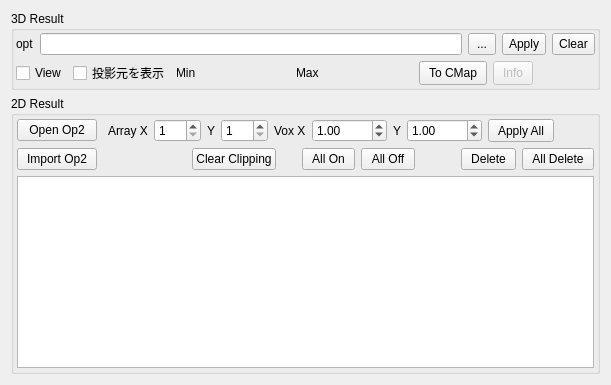
             <widget class="QWidget" name="tab">
              <attribute name="title">
               <string>Data</string>
              </attribute>
              <layout class="QGridLayout" name="gridLayout_39">
               <item row="1" column="0">
                <widget class="QGroupBox" name="groupBox_7">
                 <property name="title">
                  <string>2D Result</string>
                 </property>
                 <layout class="QGridLayout" name="gridLayout_42">
                  <property name="leftMargin">
                   <number>2</number>
                  </property>
                  <property name="topMargin">
                   <number>2</number>
                  </property>
                  <property name="rightMargin">
                   <number>2</number>
                  </property>
                  <property name="bottomMargin">
                   <number>2</number>
                  </property>
                  <item row="0" column="0">
                   <layout class="QGridLayout" name="gridLayout_40">
                    <property name="leftMargin">
                     <number>1</number>
                    </property>
                    <property name="topMargin">
                     <number>1</number>
                    </property>
                    <property name="rightMargin">
                     <number>1</number>
                    </property>
                    <property name="bottomMargin">
                     <number>1</number>
                    </property>
                    <item row="1" column="0" colspan="3">
                     <layout class="QHBoxLayout" name="horizontalLayout_37">
                      <property name="sizeConstraint">
                       <enum>QLayout::SetDefaultConstraint</enum>
                      </property>
                      <item>
                       <widget class="QPushButton" name="pushButton_result3d_import_op2">
                        <property name="text">
                         <string>Import Op2</string>
                        </property>
                       </widget>
                      </item>
                      <item>
                       <spacer name="horizontalSpacer_39">
                        <property name="orientation">
                         <enum>Qt::Horizontal</enum>
                        </property>
                        <property name="sizeHint" stdset="0">
                         <size>
                          <width>40</width>
                          <height>20</height>
                         </size>
                        </property>
                       </spacer>
                      </item>
                      <item>
                       <widget class="QPushButton" name="pushButton_result3d_clear_clipping">
                        <property name="text">
                         <string>Clear Clipping</string>
                        </property>
                       </widget>
                      </item>
                      <item>
                       <spacer name="horizontalSpacer_46">
                        <property name="orientation">
                         <enum>Qt::Horizontal</enum>
                        </property>
                        <property name="sizeType">
                         <enum>QSizePolicy::Fixed</enum>
                        </property>
                        <property name="sizeHint" stdset="0">
                         <size>
                          <width>20</width>
                          <height>20</height>
                         </size>
                        </property>
                       </spacer>
                      </item>
                      <item>
                       <widget class="QPushButton" name="pushButton_result3d_op2_all_on">
                        <property name="sizePolicy">
                         <sizepolicy hsizetype="Fixed" vsizetype="Preferred">
                          <horstretch>0</horstretch>
                          <verstretch>0</verstretch>
                         </sizepolicy>
                        </property>
                        <property name="styleSheet">
                         <string notr="true">padding-left: 9px; padding-right: 9px</string>
                        </property>
                        <property name="text">
                         <string>All On</string>
                        </property>
                       </widget>
                      </item>
                      <item>
                       <widget class="QPushButton" name="pushButton_result3d_op2_all_off">
                        <property name="sizePolicy">
                         <sizepolicy hsizetype="Fixed" vsizetype="Preferred">
                          <horstretch>0</horstretch>
                          <verstretch>0</verstretch>
                         </sizepolicy>
                        </property>
                        <property name="styleSheet">
                         <string notr="true">padding-left: 9px; padding-right: 9px</string>
                        </property>
                        <property name="text">
                         <string>All Off</string>
                        </property>
                       </widget>
                      </item>
                      <item>
                       <spacer name="horizontalSpacer_40">
                        <property name="orientation">
                         <enum>Qt::Horizontal</enum>
                        </property>
                        <property name="sizeType">
                         <enum>QSizePolicy::Fixed</enum>
                        </property>
                        <property name="sizeHint" stdset="0">
                         <size>
                          <width>40</width>
                          <height>20</height>
                         </size>
                        </property>
                       </spacer>
                      </item>
                      <item>
                       <widget class="QPushButton" name="pushButton_result3d_op2_delete">
                        <property name="sizePolicy">
                         <sizepolicy hsizetype="Minimum" vsizetype="Preferred">
                          <horstretch>0</horstretch>
                          <verstretch>0</verstretch>
                         </sizepolicy>
                        </property>
                        <property name="styleSheet">
                         <string notr="true">padding-left: 9px; padding-right: 9px</string>
                        </property>
                        <property name="text">
                         <string>Delete</string>
                        </property>
                       </widget>
                      </item>
                      <item>
                       <widget class="QPushButton" name="pushButton_result3d_op2_all_clear">
                        <property name="sizePolicy">
                         <sizepolicy hsizetype="Fixed" vsizetype="Preferred">
                          <horstretch>0</horstretch>
                          <verstretch>0</verstretch>
                         </sizepolicy>
                        </property>
                        <property name="styleSheet">
                         <string notr="true">padding-left: 9px; padding-right: 9px</string>
                        </property>
                        <property name="text">
                         <string>All Delete</string>
                        </property>
                       </widget>
                      </item>
                     </layout>
                    </item>
                    <item row="2" column="0" rowspan="3" colspan="3">
                     <widget class="CustomTableWidget" name="tableWidget_result3d_op2_list">
                      <property name="sizePolicy">
                       <sizepolicy hsizetype="Expanding" vsizetype="Expanding">
                        <horstretch>0</horstretch>
                        <verstretch>1</verstretch>
                       </sizepolicy>
                      </property>
                     </widget>
                    </item>
                    <item row="0" column="0" colspan="3">
                     <layout class="QHBoxLayout" name="horizontalLayout_31">
                      <property name="sizeConstraint">
                       <enum>QLayout::SetDefaultConstraint</enum>
                      </property>
                      <item>
                       <widget class="QPushButton" name="pushButton_result3d_open_op2">
                        <property name="text">
                         <string>Open Op2</string>
                        </property>
                       </widget>
                      </item>
                      <item>
                       <spacer name="horizontalSpacer_30">
                        <property name="orientation">
                         <enum>Qt::Horizontal</enum>
                        </property>
                        <property name="sizeType">
                         <enum>QSizePolicy::Fixed</enum>
                        </property>
                        <property name="sizeHint" stdset="0">
                         <size>
                          <width>5</width>
                          <height>20</height>
                         </size>
                        </property>
                       </spacer>
                      </item>
                      <item>
                       <widget class="QLabel" name="label_69">
                        <property name="text">
                         <string>Array X</string>
                        </property>
                       </widget>
                      </item>
                      <item>
                       <widget class="QSpinBox" name="spinBox_result3d_array_x">
                        <property name="minimum">
                         <number>1</number>
                        </property>
                        <property name="maximum">
                         <number>999</number>
                        </property>
                       </widget>
                      </item>
                      <item>
                       <widget class="QLabel" name="label_70">
                        <property name="text">
                         <string>Y</string>
                        </property>
                       </widget>
                      </item>
                      <item>
                       <widget class="QSpinBox" name="spinBox_result3d_array_y">
                        <property name="minimum">
                         <number>1</number>
                        </property>
                        <property name="maximum">
                         <number>999</number>
                        </property>
                       </widget>
                      </item>
                      <item>
                       <widget class="QLabel" name="label_71">
                        <property name="text">
                         <string>Vox X</string>
                        </property>
                       </widget>
                      </item>
                      <item>
                       <widget class="QDoubleSpinBox" name="doubleSpinBox_result3d_voxel_size_x">
                        <property name="sizePolicy">
                         <sizepolicy hsizetype="Minimum" vsizetype="Fixed">
                          <horstretch>0</horstretch>
                          <verstretch>0</verstretch>
                         </sizepolicy>
                        </property>
                        <property name="minimumSize">
                         <size>
                          <width>0</width>
                          <height>0</height>
                         </size>
                        </property>
                        <property name="maximumSize">
                         <size>
                          <width>75</width>
                          <height>16777215</height>
                         </size>
                        </property>
                        <property name="maximum">
                         <double>99999999.989999994635582</double>
                        </property>
                        <property name="value">
                         <double>1.000000000000000</double>
                        </property>
                       </widget>
                      </item>
                      <item>
                       <widget class="QLabel" name="label_72">
                        <property name="text">
                         <string>Y</string>
                        </property>
                       </widget>
                      </item>
                      <item>
                       <widget class="QDoubleSpinBox" name="doubleSpinBox_result3d_voxel_size_y">
                        <property name="sizePolicy">
                         <sizepolicy hsizetype="Minimum" vsizetype="Fixed">
                          <horstretch>0</horstretch>
                          <verstretch>0</verstretch>
                         </sizepolicy>
                        </property>
                        <property name="maximumSize">
                         <size>
                          <width>75</width>
                          <height>16777215</height>
                         </size>
                        </property>
                        <property name="minimum">
                         <double>0.000000000000000</double>
                        </property>
                        <property name="maximum">
                         <double>99999999.989999994635582</double>
                        </property>
                        <property name="value">
                         <double>1.000000000000000</double>
                        </property>
                       </widget>
                      </item>
                      <item>
                       <widget class="QPushButton" name="pushButton_result3d_op2_array_all_apply">
                        <property name="sizePolicy">
                         <sizepolicy hsizetype="Minimum" vsizetype="Preferred">
                          <horstretch>0</horstretch>
                          <verstretch>0</verstretch>
                         </sizepolicy>
                        </property>
                        <property name="styleSheet">
                         <string notr="true">padding-left: 9px; padding-right: 9px</string>
                        </property>
                        <property name="text">
                         <string>Apply All</string>
                        </property>
                       </widget>
                      </item>
                      <item>
                       <spacer name="horizontalSpacer">
                        <property name="orientation">
                         <enum>Qt::Horizontal</enum>
                        </property>
                        <property name="sizeHint" stdset="0">
                         <size>
                          <width>40</width>
                          <height>20</height>
                         </size>
                        </property>
                       </spacer>
                      </item>
                     </layout>
                    </item>
                   </layout>
                  </item>
                 </layout>
                </widget>
               </item>
               <item row="0" column="0">
                <widget class="QGroupBox" name="groupBox_6">
                 <property name="title">
                  <string>3D Result</string>
                 </property>
                 <layout class="QGridLayout" name="gridLayout_37">
                  <property name="leftMargin">
                   <number>2</number>
                  </property>
                  <property name="topMargin">
                   <number>2</number>
                  </property>
                  <property name="rightMargin">
                   <number>2</number>
                  </property>
                  <property name="bottomMargin">
                   <number>2</number>
                  </property>
                  <item row="0" column="0">
                   <layout class="QGridLayout" name="gridLayout_34">
                    <property name="rightMargin">
                     <number>0</number>
                    </property>
                    <item row="0" column="1">
                     <widget class="CustomLineEdit" name="lineEdit_optfile_path">
                      <property name="readOnly">
                       <bool>false</bool>
                      </property>
                     </widget>
                    </item>
                    <item row="0" column="3">
                     <widget class="QPushButton" name="pushButton_optApply">
                      <property name="sizePolicy">
                       <sizepolicy hsizetype="Minimum" vsizetype="Preferred">
                        <horstretch>0</horstretch>
                        <verstretch>0</verstretch>
                       </sizepolicy>
                      </property>
                      <property name="styleSheet">
                       <string notr="true">padding-left: 6px; padding-right: 6px</string>
                      </property>
                      <property name="text">
                       <string>Apply</string>
                      </property>
                     </widget>
                    </item>
                    <item row="0" column="0">
                     <widget class="QLabel" name="label_55">
                      <property name="text">
                       <string>opt</string>
                      </property>
                     </widget>
                    </item>
                    <item row="0" column="2">
                     <widget class="QPushButton" name="pushButton_optLoad">
                      <property name="sizePolicy">
                       <sizepolicy hsizetype="Minimum" vsizetype="Preferred">
                        <horstretch>0</horstretch>
                        <verstretch>0</verstretch>
                       </sizepolicy>
                      </property>
                      <property name="styleSheet">
                       <string notr="true">padding-left: 8px; padding-right: 8px</string>
                      </property>
                      <property name="text">
                       <string>...</string>
                      </property>
                     </widget>
                    </item>
                    <item row="1" column="0" colspan="5">
                     <layout class="QGridLayout" name="gridLayout_33">
                      <property name="leftMargin">
                       <number>0</number>
                      </property>
                      <item row="0" column="5">
                       <widget class="QLineEdit" name="lineEdit_result3d_opt_max">
                        <property name="sizePolicy">
                         <sizepolicy hsizetype="Fixed" vsizetype="Preferred">
                          <horstretch>0</horstretch>
                          <verstretch>0</verstretch>
                         </sizepolicy>
                        </property>
                        <property name="minimumSize">
                         <size>
                          <width>0</width>
                          <height>0</height>
                         </size>
                        </property>
                        <property name="maximumSize">
                         <size>
                          <width>85</width>
                          <height>16777215</height>
                         </size>
                        </property>
                        <property name="styleSheet">
                         <string notr="true">background: transparent; border: none;</string>
                        </property>
                        <property name="frame">
                         <bool>true</bool>
                        </property>
                        <property name="readOnly">
                         <bool>true</bool>
                        </property>
                       </widget>
                      </item>
                      <item row="0" column="1">
                       <widget class="QCheckBox" name="checkBox_result3d_hide_on_proj">
                        <property name="text">
                         <string>投影元を表示</string>
                        </property>
                        <property name="checked">
                         <bool>false</bool>
                        </property>
                       </widget>
                      </item>
                      <item row="0" column="7">
                       <widget class="QPushButton" name="pushButton_result3d_opt_detail">
                        <property name="enabled">
                         <bool>false</bool>
                        </property>
                        <property name="sizePolicy">
                         <sizepolicy hsizetype="Minimum" vsizetype="Preferred">
                          <horstretch>0</horstretch>
                          <verstretch>0</verstretch>
                         </sizepolicy>
                        </property>
                        <property name="styleSheet">
                         <string notr="true">padding-left: 9px; padding-right: 9px</string>
                        </property>
                        <property name="text">
                         <string>Info</string>
                        </property>
                       </widget>
                      </item>
                      <item row="0" column="3">
                       <widget class="QLineEdit" name="lineEdit_result3d_opt_min">
                        <property name="sizePolicy">
                         <sizepolicy hsizetype="Fixed" vsizetype="Preferred">
                          <horstretch>0</horstretch>
                          <verstretch>0</verstretch>
                         </sizepolicy>
                        </property>
                        <property name="minimumSize">
                         <size>
                          <width>0</width>
                          <height>0</height>
                         </size>
                        </property>
                        <property name="maximumSize">
                         <size>
                          <width>85</width>
                          <height>16777215</height>
                         </size>
                        </property>
                        <property name="styleSheet">
                         <string notr="true">background: transparent; border: none;</string>
                        </property>
                        <property name="readOnly">
                         <bool>true</bool>
                        </property>
                       </widget>
                      </item>
                      <item row="0" column="2">
                       <widget class="QLabel" name="label_67">
                        <property name="sizePolicy">
                         <sizepolicy hsizetype="Minimum" vsizetype="Preferred">
                          <horstretch>0</horstretch>
                          <verstretch>0</verstretch>
                         </sizepolicy>
                        </property>
                        <property name="text">
                         <string>Min </string>
                        </property>
                       </widget>
                      </item>
                      <item row="0" column="4">
                       <widget class="QLabel" name="label_68">
                        <property name="sizePolicy">
                         <sizepolicy hsizetype="Minimum" vsizetype="Preferred">
                          <horstretch>0</horstretch>
                          <verstretch>0</verstretch>
                         </sizepolicy>
                        </property>
                        <property name="text">
                         <string>Max </string>
                        </property>
                       </widget>
                      </item>
                      <item row="0" column="8">
                       <spacer name="horizontalSpacer_38">
                        <property name="orientation">
                         <enum>Qt::Horizontal</enum>
                        </property>
                        <property name="sizeHint" stdset="0">
                         <size>
                          <width>40</width>
                          <height>0</height>
                         </size>
                        </property>
                       </spacer>
                      </item>
                      <item row="0" column="0">
                       <widget class="QCheckBox" name="checkBox_result3d_view">
                        <property name="sizePolicy">
                         <sizepolicy hsizetype="Fixed" vsizetype="Fixed">
                          <horstretch>0</horstretch>
                          <verstretch>0</verstretch>
                         </sizepolicy>
                        </property>
                        <property name="text">
                         <string>View</string>
                        </property>
                       </widget>
                      </item>
                      <item row="0" column="6">
                       <widget class="QPushButton" name="pushButton_result3d_set_to_colormap">
                        <property name="sizePolicy">
                         <sizepolicy hsizetype="Minimum" vsizetype="Preferred">
                          <horstretch>0</horstretch>
                          <verstretch>0</verstretch>
                         </sizepolicy>
                        </property>
                        <property name="styleSheet">
                         <string notr="true">padding-left: 9px; padding-right: 9px</string>
                        </property>
                        <property name="text">
                         <string>To CMap</string>
                        </property>
                       </widget>
                      </item>
                     </layout>
                    </item>
                    <item row="0" column="4">
                     <widget class="QPushButton" name="pushButton_optClear">
                      <property name="sizePolicy">
                       <sizepolicy hsizetype="Minimum" vsizetype="Preferred">
                        <horstretch>0</horstretch>
                        <verstretch>0</verstretch>
                       </sizepolicy>
                      </property>
                      <property name="styleSheet">
                       <string notr="true">padding-left: 6px; padding-right: 6px</string>
                      </property>
                      <property name="text">
                       <string>Clear</string>
                      </property>
                     </widget>
                    </item>
                   </layout>
                  </item>
                 </layout>
                </widget>
               </item>
              </layout>
             </widget>
